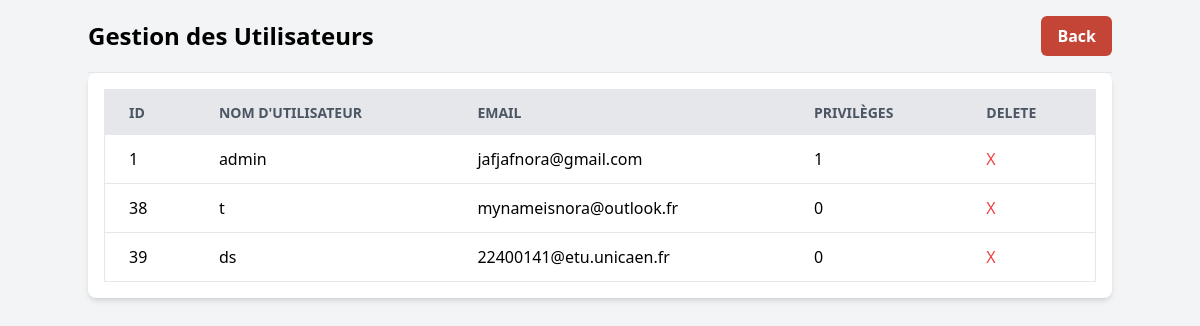
The page /admin/admin_users_manager on the database its author committed.
### tables this page shows
CREATE TABLE users (
    id INTEGER PRIMARY KEY AUTOINCREMENT,
    username TEXT UNIQUE NOT NULL,
    password TEXT NOT NULL,
    email TEXT UNIQUE,              
    is_admin INTEGER DEFAULT 0       
);

### routes/admin.py (the view)
@admin_blueprint.route("/admin_users_manager")
def gestion_users():
    users = db_manager.get_users()
    return render_template('admin_users_manager.html', users=users)

### managers/database_manager.py (called while the page is built)
    def _connect(self):
        return sqlite3.connect(self.db_path)

    def get_users(self):
        conn = self._connect()
        cursor = conn.cursor()
        cursor.execute('SELECT id, username, email, is_admin FROM users')
        users = cursor.fetchall()
        conn.close()
        return users

### templates/admin_users_manager.html (shortened to what this page needs)
<!DOCTYPE html>
<html lang="en">
  <head>
    <script src="https://cdn.tailwindcss.com"></script>
    <link
      href="{{ url_for('static', filename='output.css') }}"
      rel="stylesheet"
    />
  </head>
  <body class="bg-gray-100 p-4">
    <div class="container mx-auto">
      <header class="flex justify-between items-center pb-4 border-b">
        <h1 class="text-2xl font-bold">Gestion des Utilisateurs</h1>
        <button
          onclick="location.href='{{ url_for('admin.admin', username='admin') }}'"
          class="btn-custom text-white px-4 py-2 rounded-md"
        >
          Back
        </button>
      </header>
      <div class="overflow-x-auto bg-white rounded-lg shadow-md p-4">
        <table class="min-w-full bg-white border border-gray-200">
          <thead>
            <tr
              class="bg-gray-200 text-gray-600 uppercase text-sm leading-normal"
            >
              <th class="py-3 px-6 text-left">ID</th>
              <th class="py-3 px-6 text-left">Nom d'utilisateur</th>
              <th class="py-3 px-6 text-left">Email</th>
              <th class="py-3 px-6 text-left">Privilèges</th>
              <th class="py-3 px-6 text-left">Delete</th>
            </tr>
          </thead>
          <tbody>
            {% for user in users %}
            <tr class="border-b border-gray-200 hover:bg-gray-100">
              <td class="py-3 px-6">{{ user[0] }}</td>
              <td class="py-3 px-6">{{ user[1] }}</td>
              <td class="py-3 px-6">{{ user[2] }}</td>
              <td class="py-3 px-6">{{ user[3] }}</td>
              <td class="py-3 px-6">
                <form
                  action="{{ url_for('admin.delete_user', user_id=user[0]) }}"
                  method="POST"
                >
                  <button type="submit" class="text-red-500 hover:underline">
                    X
                  </button>
                </form>
              </td>
            </tr>
            {% endfor %}
          </tbody>
        </table>
      </div>
    </div>
  </body>
</html>

### rows shown on the page
users: id "1", username "admin", email "jafjafnora@gmail.com", is_admin "1"
users: id "38", username "t", email "mynameisnora@outlook.fr", is_admin "0"
users: id "39", username "ds", email "22400141@etu.unicaen.fr", is_admin "0"
